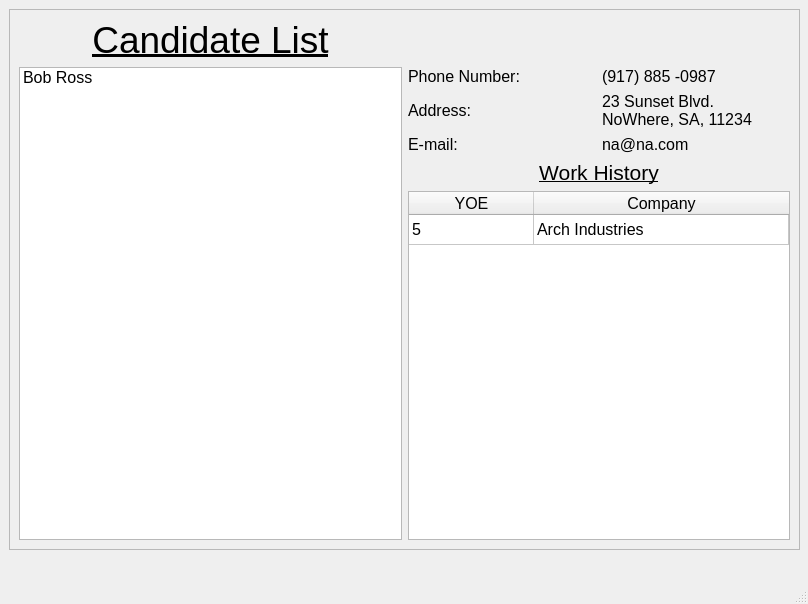
<?xml version="1.0" encoding="UTF-8"?>
<ui version="4.0">
 <class>MainWindow</class>
 <widget class="QMainWindow" name="MainWindow">
  <property name="geometry">
   <rect>
    <x>0</x>
    <y>0</y>
    <width>808</width>
    <height>604</height>
   </rect>
  </property>
  <property name="windowTitle">
   <string>MainWindow</string>
  </property>
  <widget class="QWidget" name="centralwidget">
   <widget class="QFrame" name="frame">
    <property name="geometry">
     <rect>
      <x>9</x>
      <y>9</y>
      <width>791</width>
      <height>541</height>
     </rect>
    </property>
    <property name="font">
     <font>
      <underline>true</underline>
     </font>
    </property>
    <property name="frameShape">
     <enum>QFrame::StyledPanel</enum>
    </property>
    <property name="frameShadow">
     <enum>QFrame::Raised</enum>
    </property>
    <layout class="QGridLayout" name="gridLayout">
     <item row="0" column="0">
      <widget class="QLabel" name="list_label">
       <property name="font">
        <font>
         <pointsize>28</pointsize>
         <underline>true</underline>
        </font>
       </property>
       <property name="text">
        <string>Candidate List</string>
       </property>
       <property name="alignment">
        <set>Qt::AlignCenter</set>
       </property>
      </widget>
     </item>
     <item row="1" column="1">
      <layout class="QVBoxLayout" name="verticalLayout">
       <item>
        <layout class="QHBoxLayout" name="horizontalLayout_2">
         <item>
          <widget class="QLabel" name="number_data">
           <property name="font">
            <font>
             <pointsize>12</pointsize>
             <underline>false</underline>
            </font>
           </property>
           <property name="text">
            <string>Phone Number:</string>
           </property>
          </widget>
         </item>
         <item>
          <widget class="QLabel" name="number_label">
           <property name="font">
            <font>
             <pointsize>12</pointsize>
             <underline>false</underline>
            </font>
           </property>
           <property name="text">
            <string>(917) 885 -0987</string>
           </property>
          </widget>
         </item>
        </layout>
       </item>
       <item>
        <layout class="QHBoxLayout" name="horizontalLayout">
         <item>
          <widget class="QLabel" name="address_data">
           <property name="font">
            <font>
             <pointsize>12</pointsize>
             <underline>false</underline>
            </font>
           </property>
           <property name="text">
            <string>Address:</string>
           </property>
          </widget>
         </item>
         <item>
          <widget class="QLabel" name="address_label">
           <property name="font">
            <font>
             <pointsize>12</pointsize>
             <underline>false</underline>
            </font>
           </property>
           <property name="text">
            <string>23 Sunset Blvd.
NoWhere, SA, 11234</string>
           </property>
          </widget>
         </item>
        </layout>
       </item>
       <item>
        <layout class="QHBoxLayout" name="horizontalLayout_3">
         <item>
          <widget class="QLabel" name="email_label">
           <property name="font">
            <font>
             <pointsize>12</pointsize>
             <underline>false</underline>
            </font>
           </property>
           <property name="text">
            <string>E-mail:</string>
           </property>
          </widget>
         </item>
         <item>
          <widget class="QLabel" name="email_data">
           <property name="font">
            <font>
             <pointsize>12</pointsize>
             <underline>false</underline>
            </font>
           </property>
           <property name="text">
            <string>na@na.com</string>
           </property>
          </widget>
         </item>
        </layout>
       </item>
      </layout>
     </item>
     <item row="2" column="1">
      <layout class="QVBoxLayout" name="verticalLayout_2">
       <item>
        <widget class="QLabel" name="work_history_label">
         <property name="font">
          <font>
           <pointsize>16</pointsize>
           <underline>true</underline>
          </font>
         </property>
         <property name="text">
          <string>Work History</string>
         </property>
         <property name="alignment">
          <set>Qt::AlignCenter</set>
         </property>
        </widget>
       </item>
       <item>
        <widget class="QTableWidget" name="work_history_table">
         <property name="sizePolicy">
          <sizepolicy hsizetype="Expanding" vsizetype="Expanding">
           <horstretch>0</horstretch>
           <verstretch>0</verstretch>
          </sizepolicy>
         </property>
         <property name="font">
          <font>
           <pointsize>12</pointsize>
           <underline>false</underline>
          </font>
         </property>
         <property name="accessibleName">
          <string notr="true"/>
         </property>
         <property name="accessibleDescription">
          <string/>
         </property>
         <property name="layoutDirection">
          <enum>Qt::LeftToRight</enum>
         </property>
         <property name="autoFillBackground">
          <bool>false</bool>
         </property>
         <attribute name="horizontalHeaderCascadingSectionResizes">
          <bool>false</bool>
         </attribute>
         <attribute name="horizontalHeaderDefaultSectionSize">
          <number>125</number>
         </attribute>
         <attribute name="horizontalHeaderStretchLastSection">
          <bool>true</bool>
         </attribute>
         <attribute name="verticalHeaderVisible">
          <bool>false</bool>
         </attribute>
         <row>
          <property name="text">
           <string>New Row</string>
          </property>
         </row>
         <column>
          <property name="text">
           <string>YOE</string>
          </property>
         </column>
         <column>
          <property name="text">
           <string>Company</string>
          </property>
         </column>
         <item row="0" column="0">
          <property name="text">
           <string>5</string>
          </property>
         </item>
         <item row="0" column="1">
          <property name="text">
           <string>Arch Industries</string>
          </property>
         </item>
        </widget>
       </item>
      </layout>
     </item>
     <item row="1" column="0" rowspan="2">
      <widget class="QListWidget" name="list_data">
       <property name="font">
        <font>
         <pointsize>12</pointsize>
         <underline>false</underline>
        </font>
       </property>
       <property name="sortingEnabled">
        <bool>true</bool>
       </property>
       <item>
        <property name="text">
         <string>Bob Ross</string>
        </property>
       </item>
      </widget>
     </item>
    </layout>
   </widget>
  </widget>
  <widget class="QMenuBar" name="menubar">
   <property name="geometry">
    <rect>
     <x>0</x>
     <y>0</y>
     <width>808</width>
     <height>19</height>
    </rect>
   </property>
  </widget>
  <widget class="QStatusBar" name="statusbar"/>
 </widget>
 <resources/>
 <connections/>
</ui>
